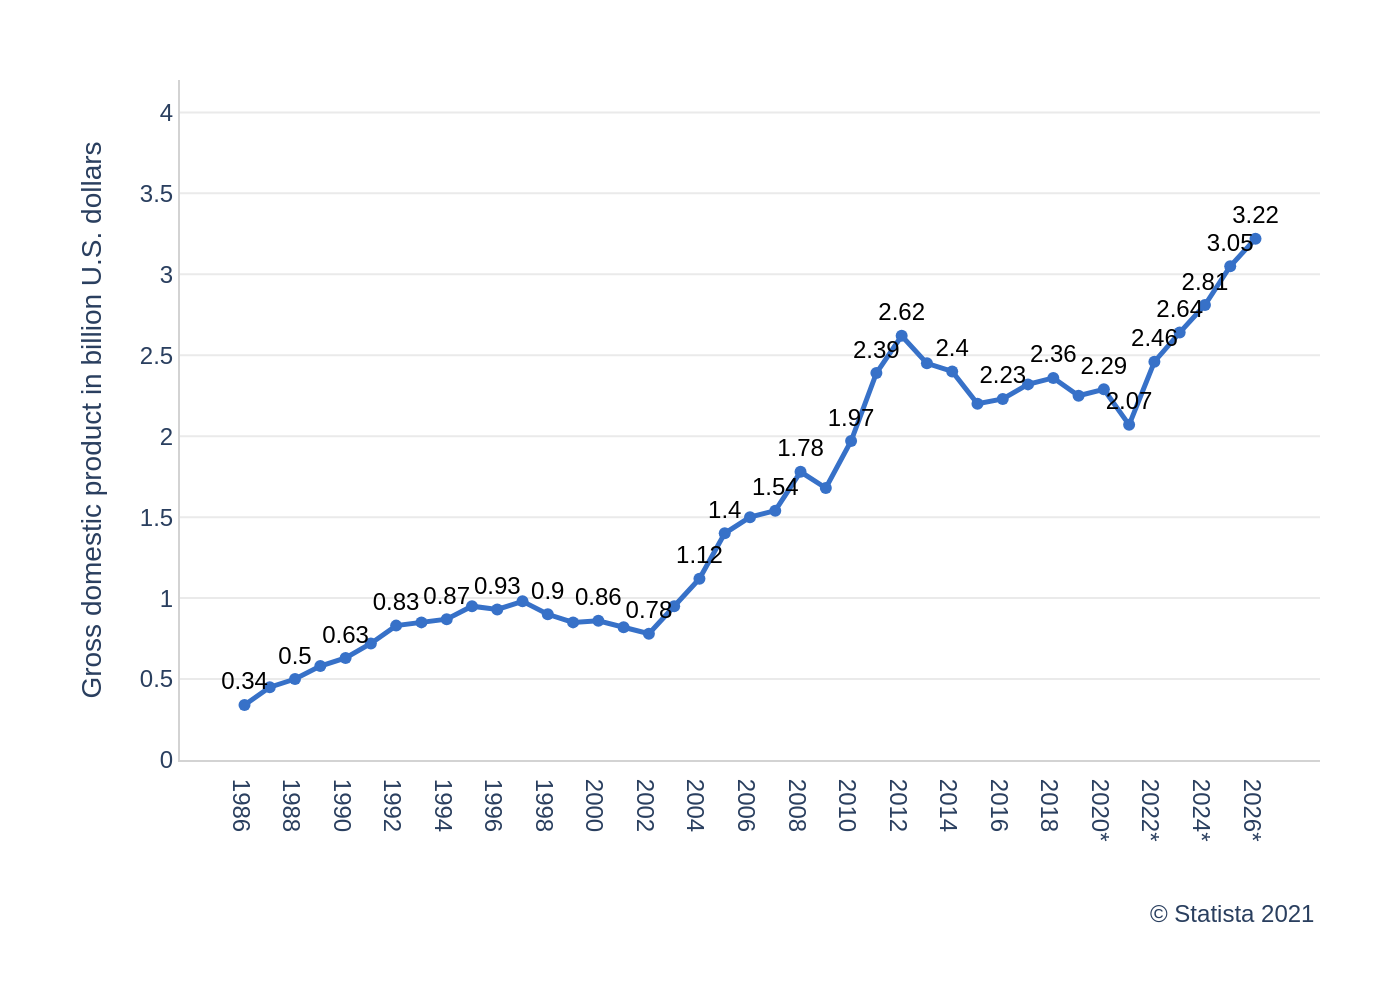

Recreate this plot in Python.
import sys
import json
import os
import plotly.graph_objects as go

if len(sys.argv) != 2:
    print("Usage: python recreate_chart.py <path_to_json_file>")
    sys.exit(1)

json_path = sys.argv[1]

try:
    with open(json_path, 'r', encoding='utf-8') as f:
        chart_info = json.load(f)
except FileNotFoundError:
    print(f"Error: JSON file not found at {json_path}")
    sys.exit(1)

chart_data = chart_info['chart_data']
texts = chart_info['texts']
colors = chart_info['colors']

fig = go.Figure()

for i, series in enumerate(chart_data):
    fig.add_trace(go.Scatter(
        x=series['x'],
        y=series['y'],
        mode='lines+markers+text',
        line=dict(color=colors[i], width=2.5),
        marker=dict(color=colors[i], size=6),
        text=series['labels'],
        textposition='top center',
        textfont=dict(
            family="Arial",
            size=12,
            color='black'
        ),
        name=''
    ))

x_tick_vals = [val for idx, val in enumerate(chart_data[0]['x']) if idx % 2 == 0]

fig.update_layout(
    font=dict(family="Arial"),
    plot_bgcolor='white',
    xaxis=dict(
        type='category',
        tickvals=x_tick_vals,
        showgrid=False,
        zeroline=False,
        linecolor='lightgray',
        tickfont=dict(size=12)
    ),
    yaxis=dict(
        title=texts['y_axis_title'],
        range=[0, 4.2],
        tickvals=[0, 0.5, 1, 1.5, 2, 2.5, 3, 3.5, 4],
        showgrid=True,
        gridcolor='#EAEAEA',
        gridwidth=1,
        zeroline=False,
        linecolor='lightgray'
    ),
    showlegend=False,
    margin=dict(l=90, r=40, t=40, b=120)
)

if texts['source']:
    fig.add_annotation(
        text=texts['source'],
        align='right',
        showarrow=False,
        xref='paper', yref='paper',
        x=1.0, y=-0.2,
        xanchor='right', yanchor='top',
        font=dict(family="Arial", size=12)
    )

base_filename = os.path.splitext(os.path.basename(json_path))[0]
output_filename = f"{base_filename}.png"

fig.write_image(output_filename, scale=2)

print(f"Chart saved to {output_filename}")
